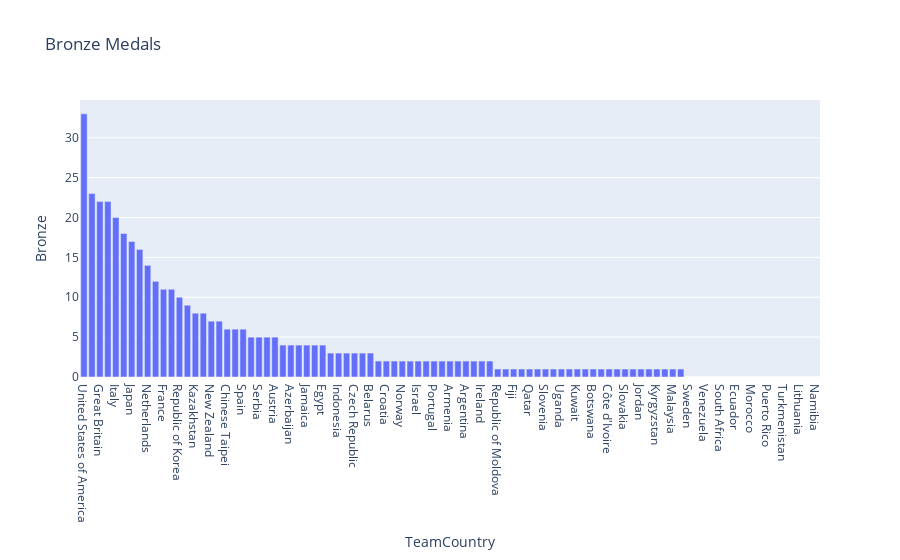

The notebook cell this image was saved under:
### Markdown cell above
### Top Bronze Medals by each country

### Code cell
MedalsSortByBronzeDf = MedalsDf.sort_values(by='Bronze', ascending=False)
px.bar(MedalsSortByBronzeDf, x="TeamCountry", y="Bronze" ,title="Bronze Medals")

### Figure 1 — Plotly figure (JSON) as saved in the notebook; plotly's stock layout.template omitted (floating-point values rounded to 4 significant figures)
{"data": [{"alignmentgroup": "True", "hovertemplate": "TeamCountry=%{x}<br>Bronze=%{y}<extra></extra>", "legendgroup": "", "marker": {"color": "#636efa", "pattern": {"shape": ""}}, "name": "", "offsetgroup": "", "orientation": "v", "showlegend": false, "textposition": "auto", "type": "bar", "x": ["United States of America", "ROC", "Great Britain", "Australia", "Italy", "People's Republic of China", "Japan", "Germany", "Netherlands", "Ukraine", "France", "Canada", "Republic of Korea", "Turkey", "Kazakhstan", "Brazil", "New Zealand", "Hungary", "Chinese Taipei", "Switzerland", "Spain", "Cuba", "Serbia", "Poland", "Austria", "Denmark", "Azerbaijan", "India", "Jamaica", "Mexico", "Egypt", "Hong Kong, China", "Indonesia", "Mongolia", "Czech Republic", "Belgium", "Belarus", "Dominican Republic", "Croatia", "Islamic Republic of Iran", "Norway", "Kenya", "Israel", "Ethiopia", "Portugal", "Bulgaria", "Armenia", "San Marino", "Argentina", "Uzbekistan", "Ireland", "Finland", "Republic of Moldova", "Estonia", "Fiji", "Latvia", "Qatar", "Georgia", "Slovenia", "Greece", "Uganda", "Philippines", "Kuwait", "Syrian Arab Republic", "Botswana", "Ghana", "Côte d'Ivoire", "Burkina Faso", "Slovakia", "Grenada", "Jordan", "Nigeria", "Kyrgyzstan", "Colombia", "Malaysia", "Thailand", "Sweden", "Tunisia", "Venezuela", "Romania", "South Africa", "Kosovo", "Ecuador", "Bahamas", "Morocco", "Bahrain", "Puerto Rico", "Bermuda", "Turkmenistan", "Saudi Arabia", "Lithuania", "North Macedonia", "Namibia"], "xaxis": "x", "y": [33, 23, 22, 22, 20, 18, 17, 16, 14, 12, 11, 11, 10, 9, 8, 8, 7, 7, 6, 6, 6, 5, 5, 5, 5, 4, 4, 4, 4, 4, 4, 3, 3, 3, 3, 3, 3, 2, 2, 2, 2, 2, 2, 2, 2, 2, 2, 2, 2, 2, 2, 2, 1, 1, 1, 1, 1, 1, 1, 1, 1, 1, 1, 1, 1, 1, 1, 1, 1, 1, 1, 1, 1, 1, 1, 1, 0, 0, 0, 0, 0, 0, 0, 0, 0, 0, 0, 0, 0, 0, 0, 0, 0], "yaxis": "y"}], "layout": {"barmode": "relative", "legend": {"tracegroupgap": 0}, "title": {"text": "Bronze Medals"}, "xaxis": {"anchor": "y", "domain": [0, 1], "title": {"text": "TeamCountry"}}, "yaxis": {"anchor": "x", "domain": [0, 1], "title": {"text": "Bronze"}}}}
